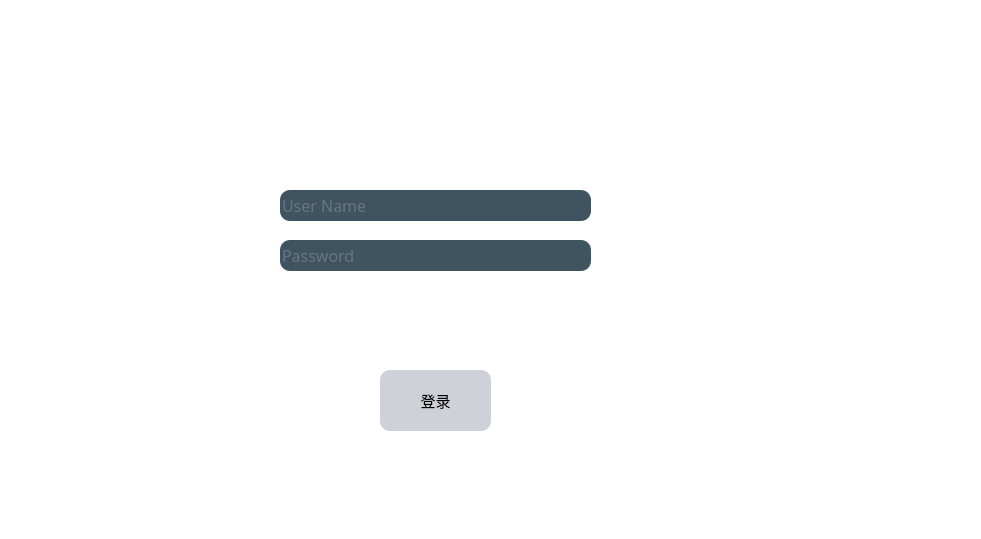
<?xml version="1.0" encoding="UTF-8"?>
<ui version="4.0">
 <class>LOGIN</class>
 <widget class="QWidget" name="LOGIN">
  <property name="geometry">
   <rect>
    <x>0</x>
    <y>0</y>
    <width>981</width>
    <height>539</height>
   </rect>
  </property>
  <property name="windowTitle">
   <string>Form</string>
  </property>
  <property name="styleSheet">
   <string notr="true">*{
  background:rgb(255,255,255);
  font-size:15px;
  font-family:Century Gothic,sans-serif;
}
QFrame{
background:blue;
}</string>
  </property>
  <widget class="QFrame" name="frame">
   <property name="geometry">
    <rect>
     <x>190</x>
     <y>130</y>
     <width>511</width>
     <height>351</height>
    </rect>
   </property>
   <property name="styleSheet">
    <string notr="true">*{
background:rgb(255, 255, 255);
font-size:15px;
font-family:Century Gothic,sans-serif;
}
QFrame{
border:sold 10px rgba(0,0,0);
background-image:url(:/image/bg.png);
}
QLineEdit{
color:#8d98a1;
background-color:#405361;
font-size:16px;
border-style:outset;
border-radius:10px;
}
QPushButton{
background:#ced1d8;
border-style:outset;
border-radius:10px;
}
QPushButton:pressed{
background-color:rgb(224,0,0);
border-style:inset;
}
QCheckBox{
background:rgba(85,170,255,0);
color:white;
}
QLabel{
background:rgba(85,170,255,0);
color:white;
font-style:italic bold;
font-size:14px;
}</string>
   </property>
   <property name="frameShape">
    <enum>QFrame::StyledPanel</enum>
   </property>
   <property name="frameShadow">
    <enum>QFrame::Raised</enum>
   </property>
   <widget class="QLineEdit" name="lineEdit">
    <property name="geometry">
     <rect>
      <x>90</x>
      <y>60</y>
      <width>311</width>
      <height>31</height>
     </rect>
    </property>
    <property name="placeholderText">
     <string>User Name</string>
    </property>
   </widget>
   <widget class="QLineEdit" name="lineEdit_2">
    <property name="enabled">
     <bool>true</bool>
    </property>
    <property name="geometry">
     <rect>
      <x>90</x>
      <y>110</y>
      <width>311</width>
      <height>31</height>
     </rect>
    </property>
    <property name="echoMode">
     <enum>QLineEdit::Password</enum>
    </property>
    <property name="placeholderText">
     <string>Password</string>
    </property>
   </widget>
   <widget class="QCheckBox" name="RememberMe">
    <property name="geometry">
     <rect>
      <x>110</x>
      <y>200</y>
      <width>131</width>
      <height>16</height>
     </rect>
    </property>
    <property name="text">
     <string>RememberME</string>
    </property>
   </widget>
   <widget class="QPushButton" name="pushButton">
    <property name="geometry">
     <rect>
      <x>190</x>
      <y>240</y>
      <width>111</width>
      <height>61</height>
     </rect>
    </property>
    <property name="text">
     <string>登录</string>
    </property>
   </widget>
   <widget class="QLabel" name="label">
    <property name="geometry">
     <rect>
      <x>290</x>
      <y>200</y>
      <width>111</width>
      <height>21</height>
     </rect>
    </property>
    <property name="text">
     <string>FrogetPassword</string>
    </property>
   </widget>
  </widget>
 </widget>
 <resources>
  <include location="bg.qrc"/>
 </resources>
 <connections/>
</ui>
